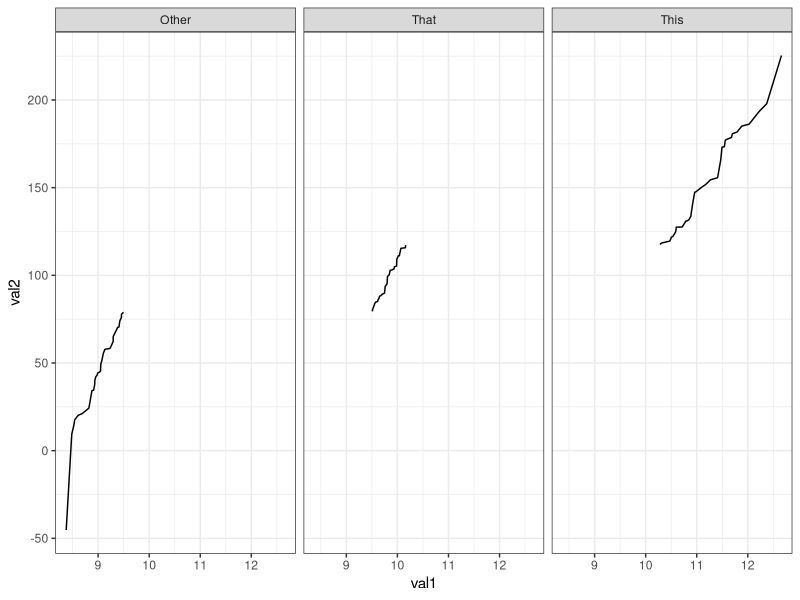

Source code (R):
## ---- chunk 1

set.seed(1)

## ---- chunk 2

nseFun <- function(fruit){
    fruit <- deparse(substitute(fruit))
    if(grepl("bananas", fruit, ignore.case = T)){
        return("Bananas!")
    }
    return("Not bananas...")
}

## ---- chunk 3

nseFun(oranges)
nseFun(bananas)

## ---- chunk 4

library(ggplot2)
dat <- data.frame(let = sample(letters[c(1:5,1:3,1:2)],
                               100, replace = T),
                  frm = sample(factor(c("This", "That", "Other")),
                               100, replace = T))
dat <- dat[order(dat$frm),]
dat$val1 <- sort(rnorm(100, mean = 10))
dat$val2 <- sort(rnorm(100, mean = 100, sd = 50))

## ---- chunk 5

ggplot(dat) +
    geom_line(aes(val1, val2)) + 
    facet_wrap(~frm) +
    theme_bw()

## ---- chunk 6

suppressMessages(library(tidyverse))
tib <- tibble(x = runif(10000, 1, 100),
              y = runif(10000, 1, 100),
              let = sample(letters[c(1:5,1:3)],
                           10000, replace = T))

## ---- chunk 7

tib

## ---- chunk 8

tib <- tib %>%
    filter(let %in% c("a", "b", "c")) %>%
    mutate(prod = x*y) -> tib

tib

## ---- chunk 9

suppressMessages(library(data.table)) 
dt <- data.table(x = runif(10000, 1, 100),
                 y = runif(10000, 1, 100),
                 let = sample(letters[c(1:5,1:3)],
                              10000, replace = T))

## ---- chunk 10

dt[order(let), .N, by = let]

## ---- chunk 11

dt[, prod:=x*y]
dt

